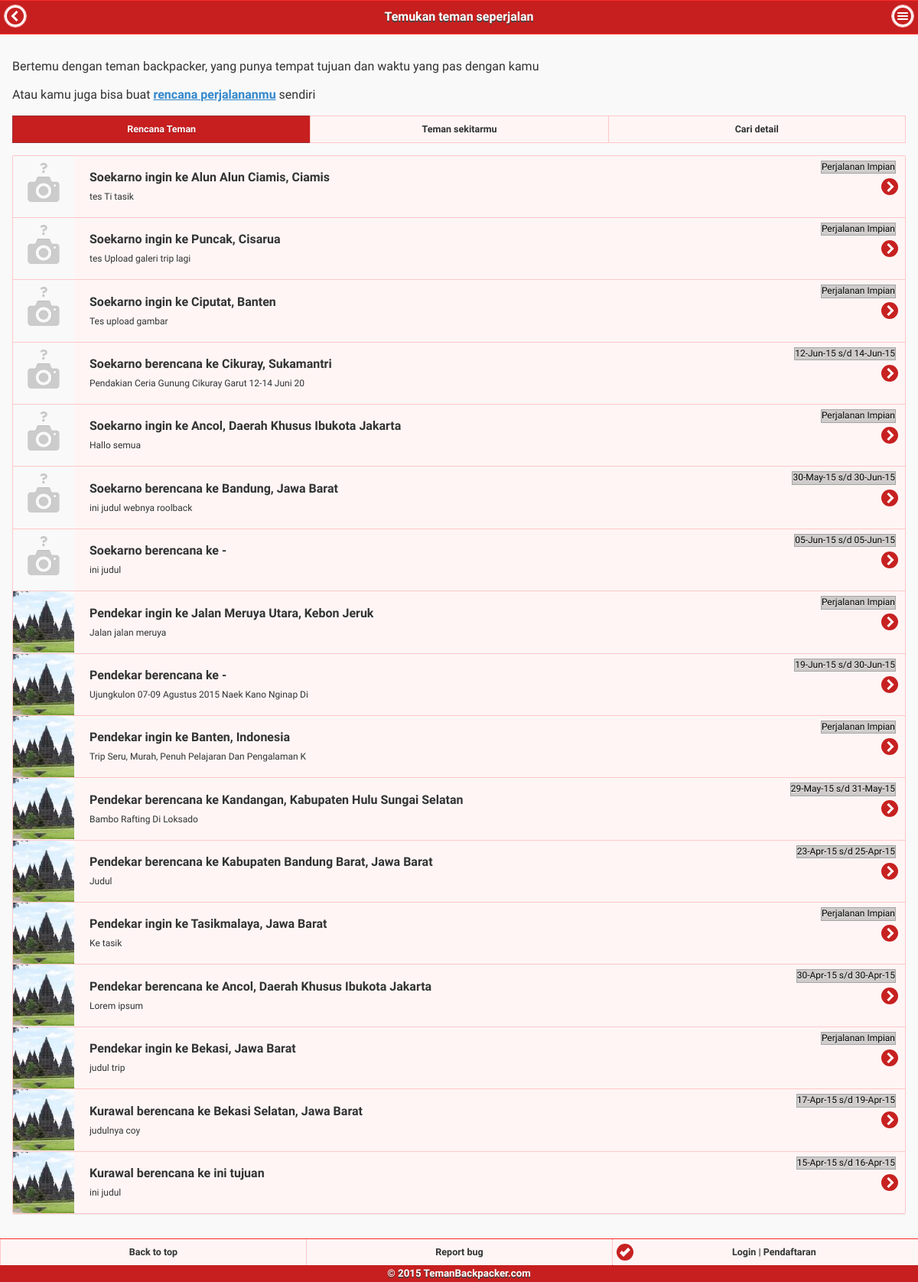
Screenshot of /user.php with the database file from the repository.
### tables this page shows
CREATE TABLE IF NOT EXISTS `tb_user` (
  `user_id` int(11) NOT NULL AUTO_INCREMENT,
  `user_name` varchar(50) NOT NULL,
  `user_username` varchar(25) NOT NULL,
  `user_email` varchar(75) NOT NULL,
  `user_password` varchar(50) NOT NULL,
  `user_lokasi` varchar(100) DEFAULT NULL,
  `user_gender` char(1) DEFAULT NULL COMMENT 'L: laki laki || P: perempuan',
  `user_ttl` date DEFAULT NULL,
  `user_foto` varchar(50) DEFAULT NULL,
  `user_bio` varchar(50) DEFAULT NULL,
  `user_sosmed` varchar(100) DEFAULT NULL,
  `user_reg_date` timestamp NULL DEFAULT CURRENT_TIMESTAMP,
  `user_info` text,
  `user_geolat` double DEFAULT NULL,
  `user_geolng` double DEFAULT NULL,
  `user_ip` varchar(50) DEFAULT NULL,
  `user_exp` text,
  `user_privacy` int(11) NOT NULL DEFAULT '0' COMMENT '0=public || 1=member',
  `user_deleted` int(11) NOT NULL DEFAULT '0' COMMENT '0=aktif || 1=deleted',
  `user_reputasi` int(11) DEFAULT '0',
  PRIMARY KEY (`user_id`),
  KEY `idx_email_paswd` (`user_email`,`user_password`),
  KEY `idx_user_name` (`user_name`,`user_password`),
  KEY `idx_search_username` (`user_username`),
  KEY `idx_search_email` (`user_email`,`user_password`)
);

CREATE TABLE IF NOT EXISTS `tb_trip` (
  `trip_id` int(11) NOT NULL,
  `trip_user_id` int(11) NOT NULL,
  `trip_judul` varchar(50) DEFAULT NULL,
  `trip_tujuan` varchar(100) DEFAULT NULL,
  `trip_tujuan_geolat` double DEFAULT NULL,
  `trip_tujuan_geolng` double DEFAULT NULL,
  `trip_asal` varchar(100) DEFAULT NULL,
  `trip_asal_lat` double DEFAULT NULL,
  `trip_asal_lng` double DEFAULT NULL,
  `trip_jenis` char(2) DEFAULT NULL,
  `trip_kategori` char(2) DEFAULT NULL,
  `trip_date1` date DEFAULT NULL,
  `trip_date2` date DEFAULT NULL,
  `trip_detail` text,
  `trip_flag_comm` char(1) DEFAULT '0' COMMENT '1: ijinkan komentar | 0: tidak diijinkan komentar',
  `trip_flag_join` char(1) DEFAULT '0' COMMENT '1: ijinkan join | 0: tidak diijinkan join',
  `trip_created_date` timestamp NOT NULL DEFAULT CURRENT_TIMESTAMP,
  `trip_stats` int(11) NOT NULL DEFAULT '0',
  PRIMARY KEY (`trip_id`)
);

### _include/user.php (called while the page is built, shortened)
<?php
if(@$statuskoneksi != 'connected'){
	require_once dirname(__FILE__).DIRECTORY_SEPARATOR.'db_function.php';
}
function User_seperjalanan()
{
    $sql = "SELECT A.user_username, A.user_foto, B.trip_id, B.trip_judul, B.trip_tujuan, B.trip_date1, B.trip_date2, B.trip_created_date
            FROM tb_user A, tb_trip B
            WHERE A.user_id = B.trip_user_id
            ORDER BY B.trip_created_date DESC";
    $result = good_query($sql);
   while ($row = mysqli_fetch_assoc($result)){
           if (!empty($row['user_foto'])) {
                $foto = $row['user_foto'];
            } else {
                $foto = "default.gif";
            }
            $tujuan = "-";
            if (!empty($row['trip_tujuan'])) {
                $tujuan = implode(",", array_slice(explode(",", $row['trip_tujuan']), 0, 2));
            }
            if (trim($row['trip_date1']) == "0000-00-00"){
                $konjungsi = " ingin";
                $tgl = "Perjalanan Impian";
            }else{
                $konjungsi = " berencana";
                $tgl = tanggalan($row['trip_date1']) ." s/d ".tanggalan($row['trip_date2']);
            }
           $arr[] = array("user_username"   =>$row['user_username'],
                        "user_foto"         =>$foto,
                        "trip_id"           =>$row['trip_id'],
                        "trip_judul"        =>$row['trip_judul'],
                        "trip_tujuan"       =>$tujuan,
                        "trip_date"        =>$tgl,
                        "trip_created_date" =>$row['trip_created_date'],
                        "konjungsi"         =>$konjungsi
                   );
       }
       return $arr;
}
?>

### _include/db_function.php (called while the page is built, shortened)
<?php
include_once dirname(__FILE__).DIRECTORY_SEPARATOR.'fungsi.php';
$database = new mysqli(DBHOST, DBUSER, DBPASS, DBNAME);
$db =& $database;
function good_query($string, $debug=0)
{
    global $db;
    $result = $db->query($string);
    return $result;
}
function isLogin()
{
    if (isset($_SESSION['user_id'])){
        return TRUE;
    }else{
        return FALSE;
    }
}
?>

### _include/fungsi.php (called while the page is built, shortened)
<?php
function make_seo_name($title)
{
	return preg_replace('/[^a-z0-9_-]/i', '', strtolower(str_replace(' ', '-', trim($title))));
}
function tanggalan($tgl)
{
    $date=date_create($tgl);
    return date_format($date,"d-M-y");
}
?>

### user.php (the view, shortened to what this page needs)
<?php
include_once "_include/db_function.php";
include_once "_include/template.php";
include_once "_include/user.php";
$userList = User_seperjalanan();
?>
<!doctype html>
<html>
    <head>
        <?php
        get_meta('TemanBackpacker.com');
        ?>
    </head>
    <body>
        <section data-role="page" id="home">
            <?php
            get_header('Temukan teman seperjalan');
            ?>
            <article role="main" class="ui-content">
                <div id="listHeader">
                    <p>Bertemu dengan teman backpacker, yang punya tempat tujuan dan waktu yang pas dengan kamu</p>
                    <p>Atau kamu juga bisa buat <a href="<?= URLSITUS ?>trip/baru/" data-ajax="false">rencana perjalananmu</a> sendiri</p>
                </div>
                <div data-role="navbar">
                    <ul>
                        <li><a href="#" class="ui-btn-active">Rencana Teman</a></li>
                        <li><a href="#" class="sekitar">Teman sekitarmu</a></li>
                        <li><a href="#cari" data-transition="flip">Cari detail</a></li>
                    </ul>
                </div>
                <ul data-role="listview" data-inset="true" data-divider-theme="a">
                    <?php
                    foreach ($userList as $u) {
                        ?>
                        <li>
                            <a href="<?= URLSITUS . "username/" . make_seo_name(@$u['user_username']) ?>/" data-ajax="false">
                                <img src="<?= URLSITUS . "_gambar/user/" . @$u['user_foto'] ?>" class="ui-li-thumb">
                                <h2><?= @$u['user_username'] . $u['konjungsi'] . " ke " . @$u['trip_tujuan'] ?></h2>
                                <p><?= @$u['trip_judul'] ?></p>
                                <p class="ui-li-aside garisKotak"> <?= @$u['trip_date'] ?> </p>
                            </a>
                        </li>
                        <?php
                    }
                    ?>
                </ul>
            </article>
            <?php
            get_footer();
            ?>
        </section>
    </body>
</html>

### _include/template.php (shortened to what this page needs)
<?php
function get_meta($title=null)
{
echo '
	<title>'.$title.'</title>
	<meta http-equiv="Content-Type" content="text/html; charset=utf-8">
	<meta name="viewport" content="width=device-width, initial-scale=1">
	<meta name="apple-mobile-web-app-capable" content="yes" />
        <link rel="shortcut icon" href="css/favicon.ico" type="image/x-icon">
        <link rel="icon" href="'.URLSITUS.'css/favicon.ico" type="image/x-icon">
	<link rel="stylesheet" href="'.URLSITUS.'css/jquery.mobile.structure-1.4.5.min.css" />
	<link rel="stylesheet" href="'.URLSITUS.'css/themes/jquery.mobile.icons.min.css" />
	<script src="'.URLSITUS.'js/jquery.min.js"></script>
	<script src="'.URLSITUS.'js/jquery.mobile-1.4.5.min.js"></script>';
echo '<link rel="stylesheet" href="'.URLSITUS.'css/themes/tema-merah.min.css" />
        <link rel="stylesheet" href="'.URLSITUS.'css/tb.css" />';
}
function get_header($title=null)
{
	echo '
	<header data-role="header" id="header">
		<h1>'.$title.'</h1>
        <a href="#" data-rel="back"  class="ui-btn ui-icon-carat-l ui-btn-icon-notext ui-corner-all" >Back
          </a>
        <a href="#menuPanel" class="ui-btn ui-icon-bars ui-btn-icon-notext ui-corner-all">Default panel</a>
	</header>';
}
function get_footer()
{
    if (isLogin() == false){
        $tombolLogin = '<li><a href = "#popupLogin" data-rel = "popup" data-position-to = "window" class = "ui-btn ui-corner-all ui-shadow ui-btn-inline ui-icon-check ui-btn-icon-left ui-btn-a" data-transition = "pop">Login | Pendaftaran</a></li>';
    }
echo '
	<div data-role="footer" style="overflow:hidden; text-align:center" data-position="fixed">
		<div data-role="navbar">
			<ul>
				<li><a href="#header" data-ajax="false">Back to top</a></li>
				<li><a href="#">Report bug</a></li>
                                '.@$tombolLogin.'
			</ul>
		</div>
	<small>© 2015 TemanBackpacker.com</small>
	</div>
	';
}
?>

### css/tb.css (style rules this page uses)
.garisKotak { border: 1px solid #A5A5A5; background-color: rgba(181, 181, 181, 0.64); z-index: 50; color: #000; top: .5em !important; right: 1em !important; }

### rows the page displays
tb_user: shows a picture, user_username "Soekarno", konjungsi "ingin", trip_tujuan "Alun Alun Ciamis, Ciamis", tb_trip.trip_judul "tes Ti tasik", trip_date "Perjalanan Impian", trip_tujuan "Puncak, Cisarua", tb_trip.trip_judul "tes Upload galeri trip lagi", trip_tujuan "Ciputat, Banten", tb_trip.trip_judul "Tes upload gambar", konjungsi "berencana", trip_tujuan "Cikuray, Sukamantri", tb_trip.trip_judul "Pendakian Ceria Gunung Cikuray Garut 12-14 Juni 20", trip_date "12-Jun-15 s/d 14-Jun-15", trip_tujuan "Ancol, Daerah Khusus Ibukota Jakarta", tb_trip.trip_judul "Hallo semua", trip_tujuan "Bandung, Jawa Barat", tb_trip.trip_judul "ini judul webnya roolback", trip_date "30-May-15 s/d 30-Jun-15", trip_tujuan "-", tb_trip.trip_judul "ini judul", trip_date "05-Jun-15 s/d 05-Jun-15"
tb_user: user_foto (picture), user_username "Pendekar", konjungsi "ingin", trip_tujuan "Jalan Meruya Utara, Kebon Jeruk", tb_trip.trip_judul "Jalan jalan meruya", trip_date "Perjalanan Impian", konjungsi "berencana", trip_tujuan "-", tb_trip.trip_judul "Ujungkulon 07-09 Agustus 2015 Naek Kano Nginap Di", trip_date "19-Jun-15 s/d 30-Jun-15", tb_trip.trip_tujuan "Banten, Indonesia", tb_trip.trip_judul "Trip Seru, Murah, Penuh Pelajaran Dan Pengalaman K", trip_tujuan "Kandangan, Kabupaten Hulu Sungai Selatan", tb_trip.trip_judul "Bambo Rafting Di Loksado", trip_date "29-May-15 s/d 31-May-15", trip_tujuan "Kabupaten Bandung Barat, Jawa Barat", tb_trip.trip_judul "Judul", trip_date "23-Apr-15 s/d 25-Apr-15", trip_tujuan "Tasikmalaya, Jawa Barat", tb_trip.trip_judul "Ke tasik", trip_tujuan "Ancol, Daerah Khusus Ibukota Jakarta", tb_trip.trip_judul "Lorem ipsum", trip_date "30-Apr-15 s/d 30-Apr-15", trip_tujuan "Bekasi, Jawa Barat", tb_trip.trip_judul "judul trip"
tb_user: user_foto (picture), user_username "Kurawal", konjungsi "berencana", trip_tujuan "Bekasi Selatan, Jawa Barat", tb_trip.trip_judul "judulnya coy", trip_date "17-Apr-15 s/d 19-Apr-15", tb_trip.trip_tujuan "ini tujuan", tb_trip.trip_judul "ini judul", trip_date "15-Apr-15 s/d 16-Apr-15"

### other values shown
$title "Temukan teman seperjalan"
